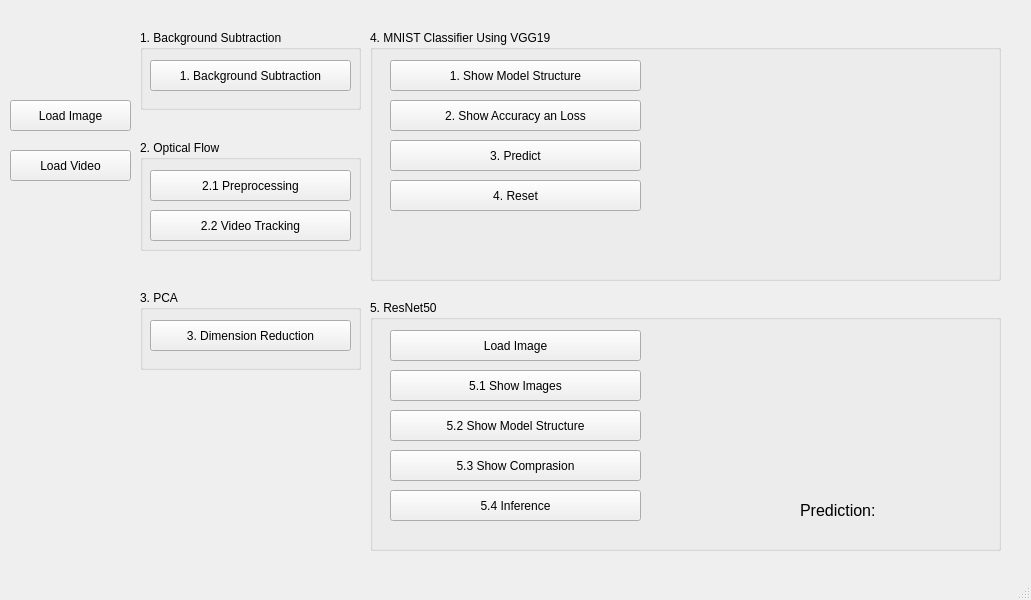
<?xml version="1.0" encoding="UTF-8"?>
<ui version="4.0">
 <class>MainWindow</class>
 <widget class="QMainWindow" name="MainWindow">
  <property name="geometry">
   <rect>
    <x>0</x>
    <y>0</y>
    <width>1031</width>
    <height>600</height>
   </rect>
  </property>
  <property name="windowTitle">
   <string>MainWindow</string>
  </property>
  <widget class="QWidget" name="centralwidget">
   <widget class="QPushButton" name="load_image">
    <property name="geometry">
     <rect>
      <x>10</x>
      <y>100</y>
      <width>121</width>
      <height>31</height>
     </rect>
    </property>
    <property name="text">
     <string>Load Image</string>
    </property>
   </widget>
   <widget class="QPushButton" name="load_video">
    <property name="geometry">
     <rect>
      <x>10</x>
      <y>150</y>
      <width>121</width>
      <height>31</height>
     </rect>
    </property>
    <property name="text">
     <string>Load Video</string>
    </property>
   </widget>
   <widget class="QGroupBox" name="groupBox">
    <property name="geometry">
     <rect>
      <x>140</x>
      <y>30</y>
      <width>221</width>
      <height>80</height>
     </rect>
    </property>
    <property name="title">
     <string>1. Background Subtraction</string>
    </property>
    <widget class="QPushButton" name="button1">
     <property name="geometry">
      <rect>
       <x>10</x>
       <y>30</y>
       <width>201</width>
       <height>31</height>
      </rect>
     </property>
     <property name="text">
      <string>1. Background Subtraction</string>
     </property>
    </widget>
   </widget>
   <widget class="QGroupBox" name="groupBox_2">
    <property name="geometry">
     <rect>
      <x>140</x>
      <y>140</y>
      <width>221</width>
      <height>111</height>
     </rect>
    </property>
    <property name="title">
     <string>2. Optical Flow</string>
    </property>
    <widget class="QPushButton" name="button2_1">
     <property name="geometry">
      <rect>
       <x>10</x>
       <y>30</y>
       <width>201</width>
       <height>31</height>
      </rect>
     </property>
     <property name="text">
      <string>2.1 Preprocessing</string>
     </property>
    </widget>
    <widget class="QPushButton" name="button2_2">
     <property name="geometry">
      <rect>
       <x>10</x>
       <y>70</y>
       <width>201</width>
       <height>31</height>
      </rect>
     </property>
     <property name="text">
      <string>2.2 Video Tracking</string>
     </property>
    </widget>
   </widget>
   <widget class="QGroupBox" name="groupBox_3">
    <property name="geometry">
     <rect>
      <x>140</x>
      <y>290</y>
      <width>221</width>
      <height>80</height>
     </rect>
    </property>
    <property name="title">
     <string>3. PCA</string>
    </property>
    <widget class="QPushButton" name="button3">
     <property name="geometry">
      <rect>
       <x>10</x>
       <y>30</y>
       <width>201</width>
       <height>31</height>
      </rect>
     </property>
     <property name="text">
      <string>3. Dimension Reduction</string>
     </property>
    </widget>
   </widget>
   <widget class="QGroupBox" name="groupBox_4">
    <property name="geometry">
     <rect>
      <x>370</x>
      <y>30</y>
      <width>631</width>
      <height>251</height>
     </rect>
    </property>
    <property name="title">
     <string>4. MNIST Classifier Using VGG19</string>
    </property>
    <widget class="QPushButton" name="button4_1">
     <property name="geometry">
      <rect>
       <x>20</x>
       <y>30</y>
       <width>251</width>
       <height>31</height>
      </rect>
     </property>
     <property name="text">
      <string>1. Show Model Structure</string>
     </property>
    </widget>
    <widget class="QPushButton" name="button4_2">
     <property name="geometry">
      <rect>
       <x>20</x>
       <y>70</y>
       <width>251</width>
       <height>31</height>
      </rect>
     </property>
     <property name="text">
      <string>2. Show Accuracy an Loss</string>
     </property>
    </widget>
    <widget class="QPushButton" name="button4_3">
     <property name="geometry">
      <rect>
       <x>20</x>
       <y>110</y>
       <width>251</width>
       <height>31</height>
      </rect>
     </property>
     <property name="text">
      <string>3. Predict</string>
     </property>
    </widget>
    <widget class="QPushButton" name="button4_4">
     <property name="geometry">
      <rect>
       <x>20</x>
       <y>150</y>
       <width>251</width>
       <height>31</height>
      </rect>
     </property>
     <property name="text">
      <string>4. Reset</string>
     </property>
    </widget>
    <widget class="QLabel" name="label4">
     <property name="geometry">
      <rect>
       <x>26</x>
       <y>190</y>
       <width>131</width>
       <height>41</height>
      </rect>
     </property>
     <property name="font">
      <font>
       <pointsize>16</pointsize>
      </font>
     </property>
     <property name="text">
      <string/>
     </property>
     <property name="alignment">
      <set>Qt::AlignCenter</set>
     </property>
    </widget>
   </widget>
   <widget class="QGroupBox" name="groupBox_5">
    <property name="geometry">
     <rect>
      <x>370</x>
      <y>300</y>
      <width>631</width>
      <height>251</height>
     </rect>
    </property>
    <property name="title">
     <string>5. ResNet50</string>
    </property>
    <widget class="QPushButton" name="button5_0">
     <property name="geometry">
      <rect>
       <x>20</x>
       <y>30</y>
       <width>251</width>
       <height>31</height>
      </rect>
     </property>
     <property name="text">
      <string>Load Image</string>
     </property>
    </widget>
    <widget class="QPushButton" name="button5_1">
     <property name="geometry">
      <rect>
       <x>20</x>
       <y>70</y>
       <width>251</width>
       <height>31</height>
      </rect>
     </property>
     <property name="text">
      <string>5.1 Show Images</string>
     </property>
    </widget>
    <widget class="QPushButton" name="button5_2">
     <property name="geometry">
      <rect>
       <x>20</x>
       <y>110</y>
       <width>251</width>
       <height>31</height>
      </rect>
     </property>
     <property name="text">
      <string>5.2 Show Model Structure</string>
     </property>
    </widget>
    <widget class="QPushButton" name="button5_3">
     <property name="geometry">
      <rect>
       <x>20</x>
       <y>150</y>
       <width>251</width>
       <height>31</height>
      </rect>
     </property>
     <property name="text">
      <string>5.3 Show Comprasion</string>
     </property>
    </widget>
    <widget class="QPushButton" name="button5_4">
     <property name="geometry">
      <rect>
       <x>20</x>
       <y>190</y>
       <width>251</width>
       <height>31</height>
      </rect>
     </property>
     <property name="text">
      <string>5.4 Inference</string>
     </property>
    </widget>
    <widget class="QLabel" name="label5_1">
     <property name="geometry">
      <rect>
       <x>400</x>
       <y>20</y>
       <width>161</width>
       <height>161</height>
      </rect>
     </property>
     <property name="text">
      <string/>
     </property>
    </widget>
    <widget class="QLabel" name="label5_2">
     <property name="geometry">
      <rect>
       <x>430</x>
       <y>200</y>
       <width>111</width>
       <height>21</height>
      </rect>
     </property>
     <property name="font">
      <font>
       <pointsize>12</pointsize>
      </font>
     </property>
     <property name="text">
      <string>Prediction:</string>
     </property>
    </widget>
   </widget>
  </widget>
  <widget class="QMenuBar" name="menubar">
   <property name="geometry">
    <rect>
     <x>0</x>
     <y>0</y>
     <width>1031</width>
     <height>21</height>
    </rect>
   </property>
  </widget>
  <widget class="QStatusBar" name="statusbar"/>
 </widget>
 <resources/>
 <connections/>
</ui>
